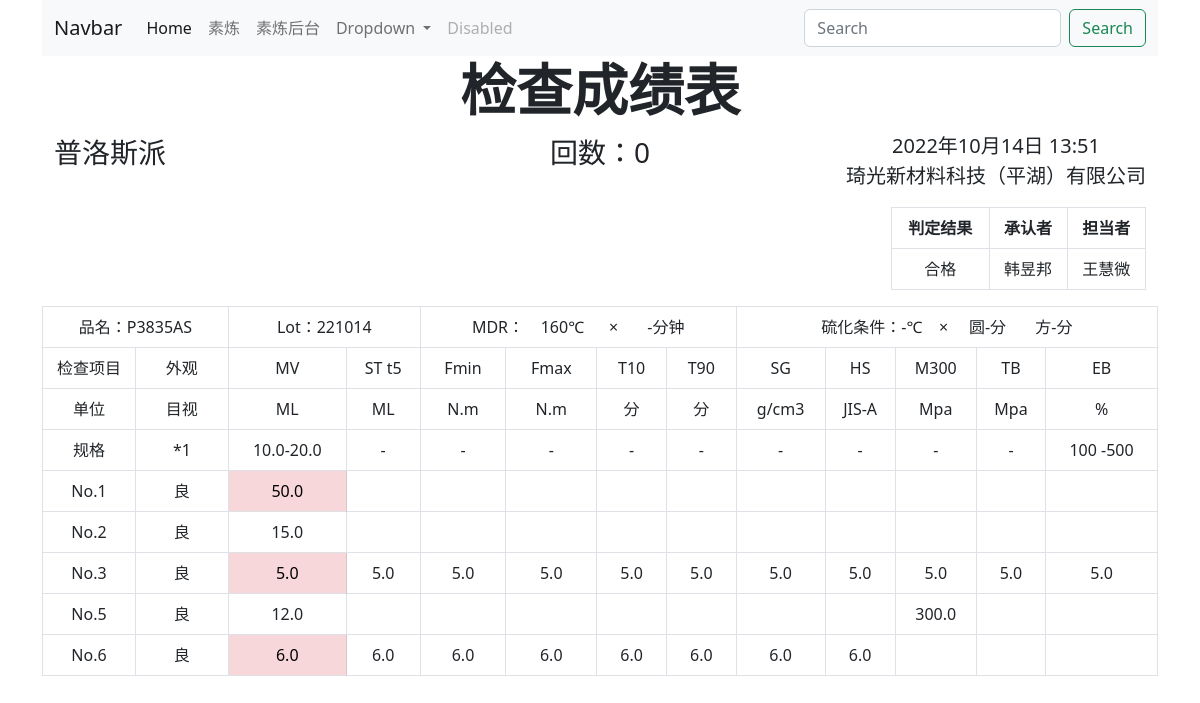
The page /mixb/3/ on the database as committed earlier.
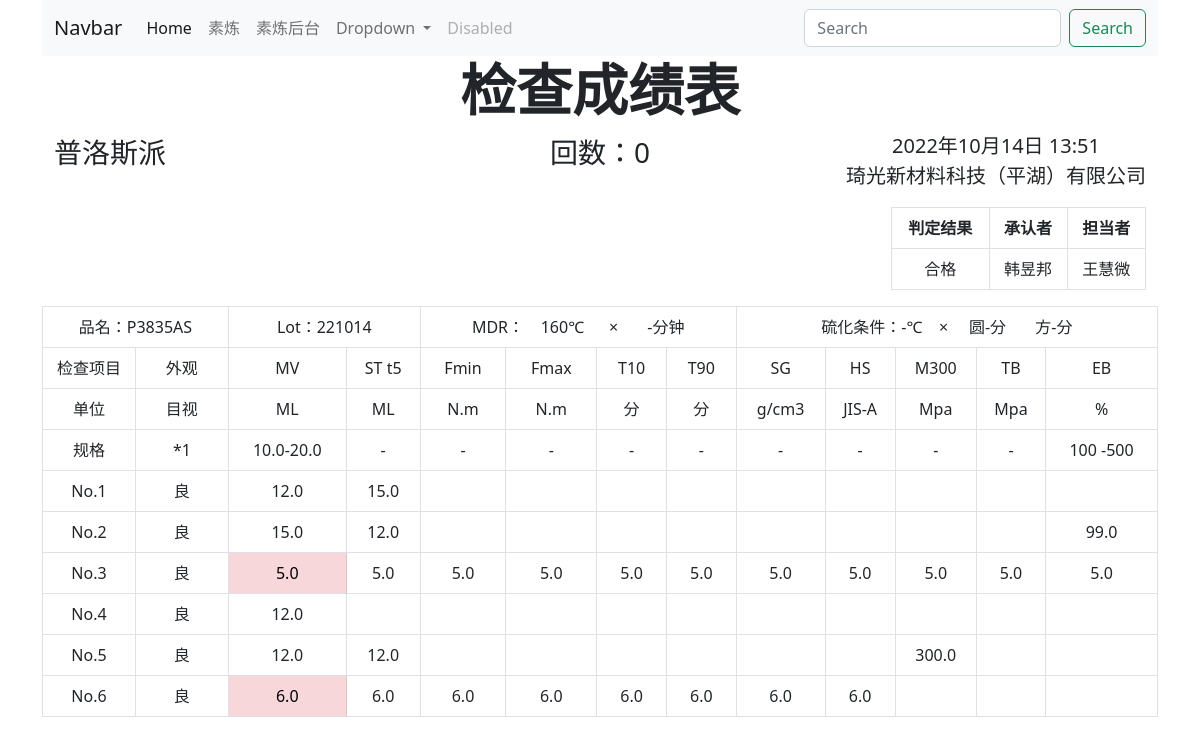
The same page on the database as committed later.
### mixb/models.py (models this page shows, shortened)
class TestResult(models.Model):
    plan = models.ForeignKey(Schedule, on_delete=models.PROTECT)
    batch = models.IntegerField(null=True, blank=True, verbose_name='回数')
    mv = models.FloatField(null=True, blank=True, verbose_name='门尼值')
    scorch = models.FloatField(null=True, blank=True, verbose_name='焦烧')
    fmin = models.FloatField(null=True, blank=True, verbose_name='Fmin')
    fmax = models.FloatField(null=True, blank=True, verbose_name='Fmax')
    t10 = models.FloatField(null=True, blank=True, verbose_name='T10')
    t90 = models.FloatField(null=True, blank=True, verbose_name='T90')
    sg = models.FloatField(null=True, blank=True, verbose_name='SG')
    hs = models.FloatField(null=True, blank=True, verbose_name='HS')
    m_percent = models.FloatField(null=True, blank=True, verbose_name='M %')
    tb = models.FloatField(null=True, blank=True, verbose_name='TB')
    eb = models.FloatField(null=True, blank=True, verbose_name='EB')
    shipment_status = models.BooleanField(default=False, verbose_name='出货状态')
    class Meta:
        verbose_name = verbose_name_plural = '检查明细'
        ordering = ('batch',)

### mixb/views.py (the view)
# urls.py: path('<int:pp_id>/', views.details, name='details'),
def details(request, pp_id):
    detail = get_object_or_404(Schedule, pk=pp_id)
    return render(request, 'mixb/detail.html', {'detail': detail})

### mixb/templates/mixb/detail.html (shortened to what the changed rows need)
{% extends 'header.html' %}
{% block content %}
<h1 class="display-4 fw-bold text-center">检查成绩表</h1>
<div class="container text-center">
    <div class="row">
        <div class="col">
            <table class="table table-bordered">
                <thead>
                <tr>
                    <th scope="col-3">判定结果</th>
                    <th scope="col-3">承认者</th>
                    <th scope="col-3">担当者</th>
                </tr>
                </thead>
            </table>
        </div>
    </div>
</div>
<table class="table table-bordered text-center">
    {% for test_result in detail.testresult_set.all %}
    <tr>
        <td>No.{{ test_result.batch }}</td>
        <td>良</td>
        {% if test_result.mv < detail.item.mv_min or test_result.mv > detail.item.mv_max %}
        <td class="table-danger">{{ test_result.mv|default_if_none:"" }}</td>
        {% else %}
        <td>{{ test_result.mv|default_if_none:"" }}</td>
        {% endif %}
        <td>{{ test_result.scorch|default_if_none:"" }}</td>
        <td>{{ test_result.fmin|default_if_none:"" }}</td>
        <td>{{ test_result.fmax|default_if_none:"" }}</td>
        <td>{{ test_result.t10|default_if_none:"" }}</td>
        <td>{{ test_result.t90|default_if_none:"" }}</td>
        <td>{{ test_result.sg|default_if_none:"" }}</td>
        <td>{{ test_result.hs|default_if_none:"" }}</td>
        <td>{{ test_result.m_percent|default_if_none:"" }}</td>
        <td>{{ test_result.tb|default_if_none:"" }}</td>
        <td>{{ test_result.eb|default_if_none:"" }}</td>
    </tr>
    {% endfor %}
</table>
{% endblock content %}

Rows that differ between the two databases and show on the page:
changed TestResult (number 1 of 6 on the later page): scorch (not shown) → "15.0"; mv "50.0" → "12.0"
changed TestResult (number 2 of 6 on the later page): scorch (not shown) → "12.0"; eb (not shown) → "99.0"
added TestResult: batch "4", mv "12.0"
changed TestResult (number 5 of 6 on the later page): scorch (not shown) → "12.0"
